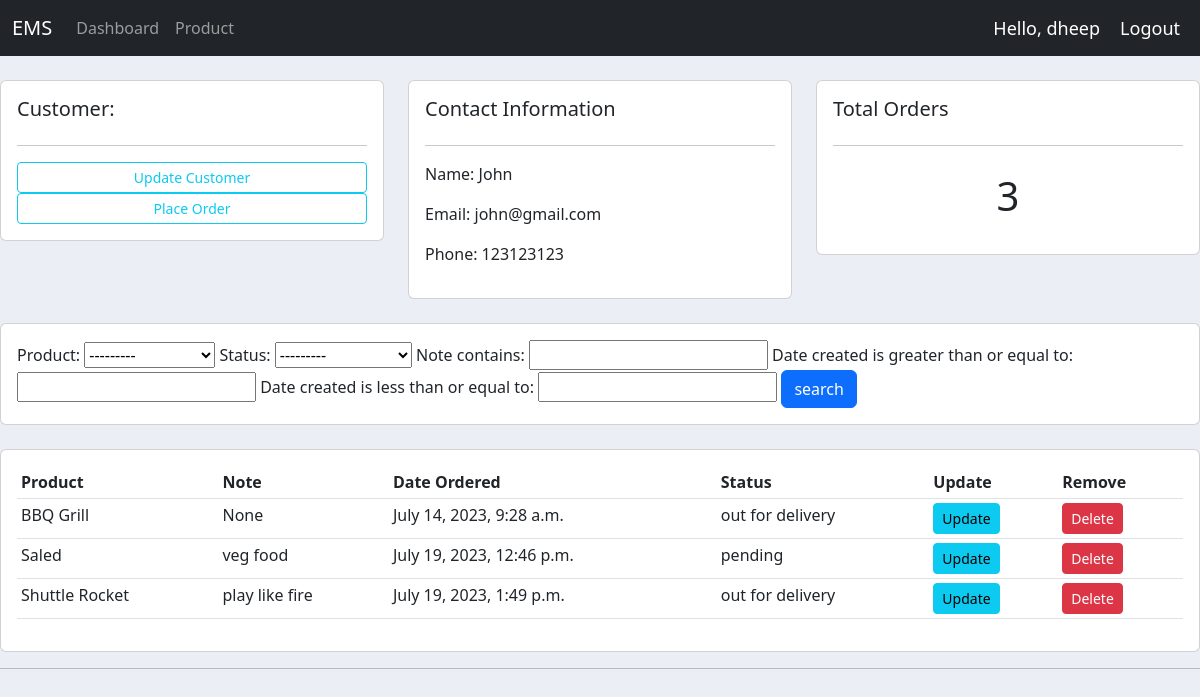
The app's page /customer/1/ (signed in) with its own data.
### accounts/models.py (models this page shows, shortened)
class Customer(models.Model):
    user = models.OneToOneField(User, null=True, on_delete=models.CASCADE)
    name = models.CharField(max_length=200, null=True)
    phone = models.CharField(max_length=200, null=True)
    email = models.CharField(max_length=200, null=True)
    profile_pic = models.ImageField(null=True, blank=True)
    date_creation = models.DateTimeField(auto_now_add=True, null=True)

class Order(models.Model):
    STATUS = (
        ('pending','pending'),
        ('out for delivery','out for delivery'),
        ('Delivered','Delivered')
    )
    customer = models.ForeignKey(Customer, null=True, on_delete=models.SET_NULL)
    product = models.ForeignKey(Product, null=True, on_delete=models.SET_NULL)
    date_created = models.DateTimeField(auto_now_add=True, null=True)
    status = models.CharField(max_length=200, null=True, choices=STATUS)
    note = models.CharField(max_length=100, null=True)

class Product(models.Model):
    CATEGORY=(
        ('Indoor','Indoor'),
        ('Out Door','Out Door')
    )
    name = models.CharField(max_length=200,null=True)
    price = models.FloatField(null=True)
    category = models.CharField(max_length=200,null=True,choices=CATEGORY)
    description = models.CharField(max_length=200,null=True,blank=True)
    date_created = models.DateTimeField(auto_now_add=True,null=True)
    tags = models.ManyToManyField(Tag)
    def __str__(self):
        return self.name

### accounts/decorators.py (the view)
        def wrapper_func(request, *args, **kwargs):
            group = None
            if request.user.groups.exists():
                group = request.user.groups.all()[0].name
            if group in allowed_roles:
                return view_func(request, *args, **kwargs)
            else:
                return HttpResponse('You are not authorised to view this page')

### accounts/views.py (called while the page is built)
@login_required(login_url='login')
@allowed_users(allowed_roles=['admin'])
def customer(request, pk_c_id):
    customer = Customer.objects.get(id=pk_c_id)
    order = customer.order_set.all()
    order_count = Order.objects.count()
    order_cnt = order.filter(customer=pk_c_id).count()
    myFilter = Orderfilter(request.GET, queryset=order)
    order = myFilter.qs
    context = {'customer': customer, 'order': order,
               'order_count': order_count, 'order_cnt': order_cnt, 'myFilter':myFilter}
    return render(request, 'accounts/customer.html', context)

### accounts/templates/accounts/customer.html
{% extends 'accounts/main.html' %}
{% block content %}
<br>
<div class="row">
    <div class="col-md">
        <div class="card card-body">
            <h5>Customer:</h5>
            <hr>
            <a href="" class="btn btn-outline-info btn-sm btn-block"> Update Customer</a>
            <a href="{% url 'createorder' customer.id %}" class="btn btn-outline-info btn-sm btn-block"> Place Order </a>
        </div>
    </div>
    <div class="col-md">
        <div class="card card-body">
            <h5>Contact Information</h5>
            <hr>
            <p>Name: {{customer.name}} </p>
            <p>Email: {{customer.email}}</p>
            <p>Phone: {{customer.phone}}</p>
        </div>
    </div>
    <div class="col-md">
        <div class="card card-body">
            <h5>Total Orders</h5>
            <hr>
            <h1 style="text-align:center; padding:10px; ">{{order_cnt}}</h1>
        </div>
    </div>
</div>
<br>
<div class="row">
    <div class="col">
        <div class="card card-body">
            <form method="get">
                {{myFilter.form}}
                <button class="btn btn-primary" type="submit">search</button>
            </form>
        </div>
    </div>
</div>
<br>
<div class="row">
    <div class="col-md">
        <div class="card card-body">
            <table class="table table-sm">
                <tr>
                    <th>Product</th>
                    <th>Note</th>
                    <th>Date Ordered</th>
                    <th>Status</th>
                    <th>Update</th>
                    <th>Remove</th>
                </tr>
                {% for order in order %}
                <tr>
                    <td>{{order.product}}</td>
                    <td>{{order.note}}</td>
                    <td>{{order.date_created}}</td>
                    <td>{{order.status}}</td>
                    <td><a class="btn btn-sm btn-info" href="{% url 'updateorder' order.id %}">Update</a></td>
                    <td><a class="btn btn-sm btn-danger" href="{% url 'deleteorder' order.id %}">Delete</a></td>
                </tr>
                {% endfor %}
            </table>
        </div>
    </div>
</div>
{% endblock %}

### accounts/templates/accounts/navbar.html (shortened to what this page needs)
{% load static %}
<nav class="navbar navbar-expand-lg navbar-dark bg-dark">
    <div class="container-fluid">
        <a class="navbar-brand" href="#">EMS</a>
        <div class="collapse navbar-collapse" id="navbarNav">
            <ul class="navbar-nav">
                {% if request.user.is_staff %}
                <li class="nav-item">
                    <a class="nav-link" href="{% url 'home' %}">Dashboard</a>
                </li>
                <li class="nav-item">
                    <a class="nav-link" href="{% url 'product' %}">Product</a>
                </li>
                {% else %}
                <li class="nav-item">
                    <a class="nav-link" href="{% url 'account' %}">Settings</a>
                </li>
                {% endif %}
            </ul>
        </div>
    </div>
    <span class="hello-msg">Hello, {{request.user}}</span>
    <span><a style="text-decoration: none;" class="hello-msg" href="{% url 'logout' %}">Logout</a></span>
</nav>

### static/css/main.css (style rules this page uses)
body { background-color: #ebeff5; }

### accounts/templates/accounts/navbar.html (style rules this page uses)
.hello-msg { font-size: 18px; color: #fff; margin-right: 20px; white-space: nowrap; }

### records on screen
Customer: name "John", email "john@gmail.com", phone "123123123"
Order: product "BBQ Grill", note "None", date_created "July 14, 2023, 9:28 a.m.", status "out for delivery"
Order: product "Saled", note "veg food", date_created "July 19, 2023, 12:46 p.m.", status "pending"
Order: product "Shuttle Rocket", note "play like fire", date_created "July 19, 2023, 1:49 p.m.", status "out for delivery"

### other values on screen
{{ request.user }} "dheep"
{{ order_cnt }} "3"
